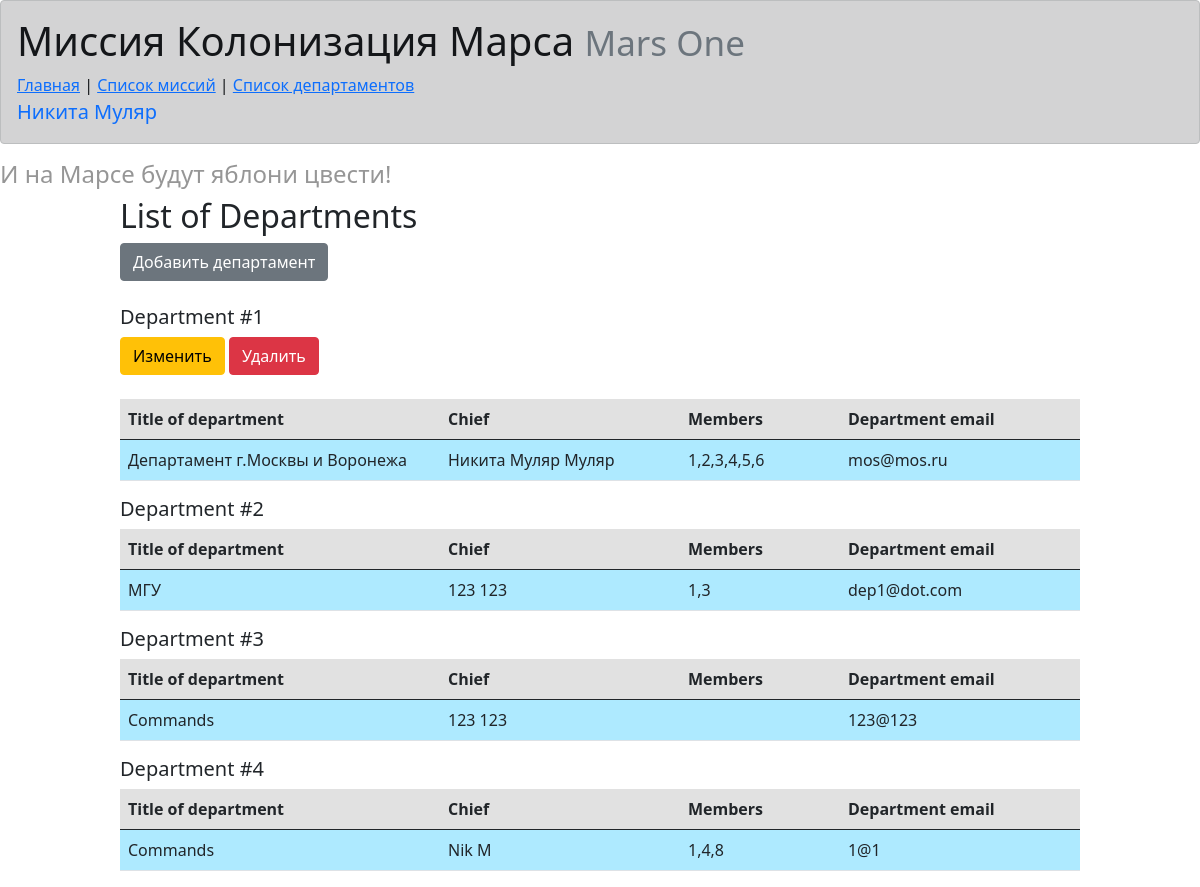
The page /departments (signed in) on the database its author committed.
### data/users.py (models this page shows, shortened)
class User(SqlAlchemyBase, UserMixin):
    __tablename__ = 'users'
    id = sqlalchemy.Column(sqlalchemy.Integer, primary_key=True, autoincrement=True)
    surname = sqlalchemy.Column(sqlalchemy.String, nullable=True)
    name = sqlalchemy.Column(sqlalchemy.String, nullable=True)
    age = sqlalchemy.Column(sqlalchemy.Integer, nullable=True)
    position = sqlalchemy.Column(sqlalchemy.String, nullable=True)
    speciality = sqlalchemy.Column(sqlalchemy.String, nullable=True)
    address = sqlalchemy.Column(sqlalchemy.String, nullable=True)
    email = sqlalchemy.Column(sqlalchemy.String, nullable=False, unique=True, index=True)
    hashed_password = sqlalchemy.Column(sqlalchemy.String, nullable=True)
    modified_date = sqlalchemy.Column(sqlalchemy.DateTime, default=datetime.datetime.now)

### data/departments.py (models this page shows)
class Department(SqlAlchemyBase):
    __tablename__ = 'departments'
    id = sqlalchemy.Column(sqlalchemy.Integer, primary_key=True, autoincrement=True)
    title = sqlalchemy.Column(sqlalchemy.String, nullable=True)
    chief = sqlalchemy.Column(sqlalchemy.Integer, sqlalchemy.ForeignKey('users.id'), nullable=True)
    members = sqlalchemy.Column(sqlalchemy.String, nullable=True)
    email = sqlalchemy.Column(sqlalchemy.Integer, nullable=True)
    user = orm.relationship("User")

### main.py (the view)
@app.route('/departments')
def list_departs():
    db_sess = db_session.create_session()
    res = db_sess.query(Department).all()
    return render_template('departments.html', departs=res)

### data/db_session.py (called while the page is built)
def create_session() -> Session:
    global __factory
    return __factory()

### main.py (called while the page is built)
@login_manager.user_loader
def load_user(user_id):
    db_sess = db_session.create_session()
    return db_sess.query(User).get(user_id)

### templates/departments.html
{% extends "base.html" %}
{% block content %}
<h2 id="spec2">List of Departments</h2>
<div id="work_logs">
{% if current_user.is_authenticated %}
    <a href="add_department" class="btn btn-secondary">Добавить департамент</a><br/><br/>
{% endif %}
{% for dep in departs %}
<h5>Department #{{ dep.id }}</h5>
{% if current_user.id == dep.user.id or current_user.id == 1 %}
    <div class="btns2">
        <a href="/departments/{{ dep.id }}" class="btn btn-warning">
            Изменить
        </a>
        <a href="/depart_delete/{{ dep.id }}" class="btn btn-danger">
            Удалить
        </a>
    </div>
    <br/>
{% endif %}
<table class="table">
  <thead class="thead-light">
    <tr class="d-flex" style="background-color: #e1e1e1">
      <th scope="col" class="col-4">Title of department</th>
      <th scope="col" class="col-3">Chief</th>
      <th scope="col" class="col-2">Members</th>
      <th scope="col" class="col-3">Department email</th>
    </tr>
  </thead>
  <tbody>
    <tr class="d-flex" style="background-color: #aeeaff">
      <td class="col-4">{{ dep.title }}</td>
      <td class="col-3">{{ dep.user.name }} {{ dep.user.surname }}</td>
      <td class="col-2">{{ dep.members }}</td>
      <td class="col-3">{{ dep.email }}</td>
    </tr>
  </tbody>
</table>
{% endfor %}
</div>
{% endblock %}

### templates/base.html (shortened to what this page needs)
<!DOCTYPE html>
<html lang="en">
<head>
    <link rel="stylesheet" href="/static/css/style.css"/>
    <link rel="stylesheet"
          href="https://cdn.jsdelivr.net/npm/bootstrap@5.0.0-beta1/dist/css/bootstrap.min.css"
>
</head>
<body>
<nav>
<div class="alert alert-dark" role="alert">
    <h1>Миссия Колонизация Марса
        <small class="text-muted">Mars One</small>
    </h1>
<a href="/">Главная</a> | <a href="/jobs">Список миссий</a> | <a href="/departments">Список департаментов</a><br/>
<a>
{% if current_user.is_authenticated %}
    <a class="navbar-brand" href="/logout">{{ current_user.name }}</a>
{% else %}
    <a>
        <a class="btn btn-primary " href="/register">Зарегистрироваться</a>
        <a class="btn btn-success" href="/login">Войти</a>
    </a>
{% endif %}
</a>
</div>
</nav>
<h4>И на Марсе будут яблони цвести!</h4>
{% block content %}{% endblock %}
</body>
</html>

### static/css/style.css (style rules this page uses)
h4 { color: rgb(150, 150, 150); }
h2 { margin-left: 20%; }
a { color: #4a0000; }
#work_logs { max-width: 80%; margin-left: 10%; margin-right: 10%; }
#spec2 { margin-left: 10%; }

### rows shown on the page
User: name "Никита Муляр"
Department: id "1", title "Департамент г.Москвы и Воронежа", user.name "Никита Муляр", user.surname "Муляр", members "1,2,3,4,5,6", email "mos@mos.ru"
Department: id "2", title "МГУ", user.name "123", user.surname "123", members "1,3", email "dep1@dot.com"
Department: id "3", title "Commands", user.name "123", user.surname "123", email "123@123"
Department: id "4", title "Commands", user.name "Nik", user.surname "M", members "1,4,8", email "1@1"
